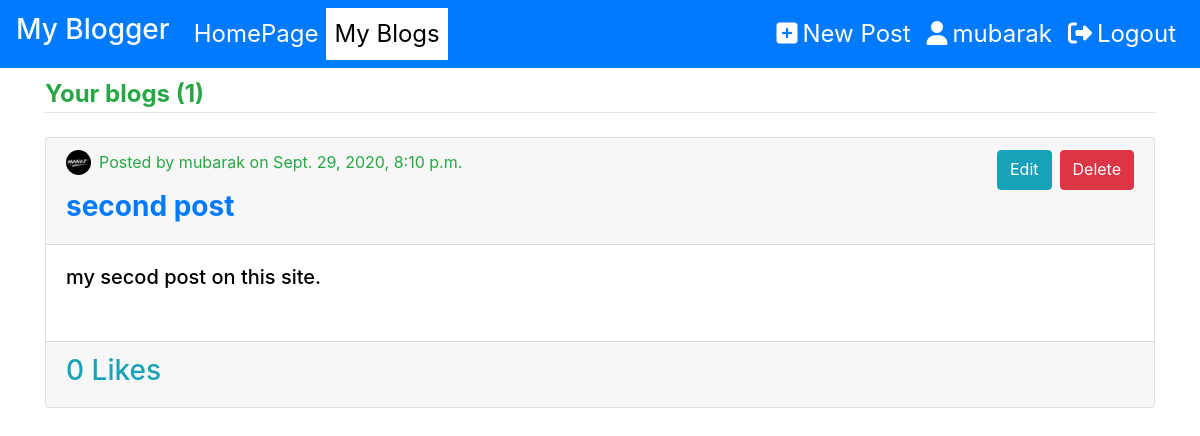
The page /myblogs/ (signed in) on the database its author committed.
### blog/models.py (models this page shows, shortened)
class Post(models.Model):
    title = models.CharField(max_length=200,)
    content = RichTextField()
    date_posted = models.DateTimeField(default=timezone.now)
    likes = models.ManyToManyField(User, related_name='likes', blank=True)
    author = models.ForeignKey(User, on_delete=models.CASCADE, related_name="posts")

### users/models.py (models this page shows, shortened)
class Profile(models.Model):
    user = models.OneToOneField(User, on_delete=models.CASCADE, related_name='profile')
    image = models.ImageField(default='profile_images/default.png', upload_to='profile_images')

### blog/views.py (the view)
# urls.py: path('myblogs/', views.LoggedinUserPostListView.as_view(), name='blog-myblogs'),
class LoggedinUserPostListView(LoginRequiredMixin, ListView):
    model = Post
    template_name = 'posts/myposts.html'
    context_object_name = 'posts'
    paginate_by = 5
    def get_queryset(self, *args, **kwargs):
        user = get_object_or_404(User, username=self.request.user.username)
        return Post.objects.filter(author=user).order_by('-date_posted')

### templates/posts/myposts.html (shortened to what this page needs)
{% extends 'blog/base.html' %}
{% block content %}
<div class="container mt-2">
    <legend class='text-success border-bottom mb-4'><b>Your blogs ({{page_obj.paginator.count}})</b></legend>
</div>
{% if posts.count == 0 %}
<h4 class="container text-secondary">You don't have any posts.<a href="{% url 'post-create' %}" class="btn btn-info">Create One</a></h4>
{% else %}
    {% for post in posts %}
    <div class="container">
        <div class='card mb-2'>
            <div class="card-header">
            <div class=" d-flex">
                 <a href="{% url 'user-posts' post.author.username %}">
                    <div class=" d-flex">
                        <img src='/media/{{post.author.profile.image}}' width=25px height=25px class="rounded-circle">
                        <p class='text-success ml-2'>Posted by {{post.author}} on {{ post.date_posted }}</p>
                     </div>
                </a>
                {% if post.author == request.user %}
                    <a href="{% url 'post-update' post.id %}" class="btn btn-info ml-auto">Edit</a>
                    <a href="{% url 'post-delete' post.id %}" class="btn btn-danger ml-2">Delete</a>
                    </div>
                {% else %}
                    </div>
                {% endif %}
                <a href="{% url 'post-detail' post.id %}"><h3 class='text-primary'><b>{{ post.title }}</b></h3></a>
            </div>
            <div class='card-body text-primary' style="margin-bottom: 1em;">
                <h5 style='color: black;'>{{ post.content|safe }}</h5>
            </div>
            <div class="card-footer">
                    <h3 id='like{{ post.id  }}Number' class="text-info">{{  post.likes.count  }} Likes</h3>
            </div>
        </div>
    </div>
    {% endfor %}
{% endif %}
{% endblock content %}

### templates/blog/base.html (shortened to what this page needs)
<!DOCTYPE html>
<html lang="en">
<head>
<link rel="stylesheet" href="https://maxcdn.bootstrapcdn.com/bootstrap/4.5.2/css/bootstrap.min.css">
</head>
<body>
  <nav class="navbar navbar-expand-lg bg-primary text-light fixed" >
    <h3 class="mr-3">My Blogger</h3>
  <div class="collapse navbar-collapse" id="navbar">
    <ul class="navbar-nav">
      <li class="nav-item" id="homePage">
        <a class="nav-link " href="{% url 'blog-homepage' %}">HomePage</a>
      </li>
      <li class="nav-item" id="myBlogs">
        <a class="nav-link " href="{% url 'blog-myblogs' %}">My Blogs</a>
      </li>
    </ul>
    {% if request.user.is_authenticated %}
      <ul class="navbar-nav ml-auto">
        <li class="nav-item" id="newPost">
          <a class="nav-link" href="{% url 'post-create' %}"><i class="fa fa-plus-square"></i>New Post</a>
        </li>
        <li class="nav-item " id="profile">
          <a class="nav-link" href="{% url 'profile' %}"><i class="fa fa-user"></i>{{request.user.first_name}}</a>
        </li>
        <li class="nav-item" id="logout">
          <a class="nav-link" href="{% url 'logout' %}"><i class="fa fa-sign-out"></i>Logout</a>
        </li>
      </ul>
    {% endif %}
  </div>
</nav>
{% block content %}
{% endblock content %}
</body>
</html>

### templates/blog/base.html (style rules this page uses)
ul li a { color: white; font-size: 1.5em; }
.fa { font-weight: bolder; font-size: 1em; margin-right: 5px; }

### templates/posts/myposts.html (style rules this page uses)
#myBlogs { background-color: white; }
#myBlogs a { color: black; }

### rows shown on the page
Post: author.profile.image (picture), author "mubarak", date_posted "Sept. 29, 2020, 8:10 p.m.", shows "Edit", title "second post", content "my secod post on this site.", likes.count "0"

### other values the page prints
{{ request.user.first_name }} "mubarak"
{{ page_obj.paginator.count }} "1"
